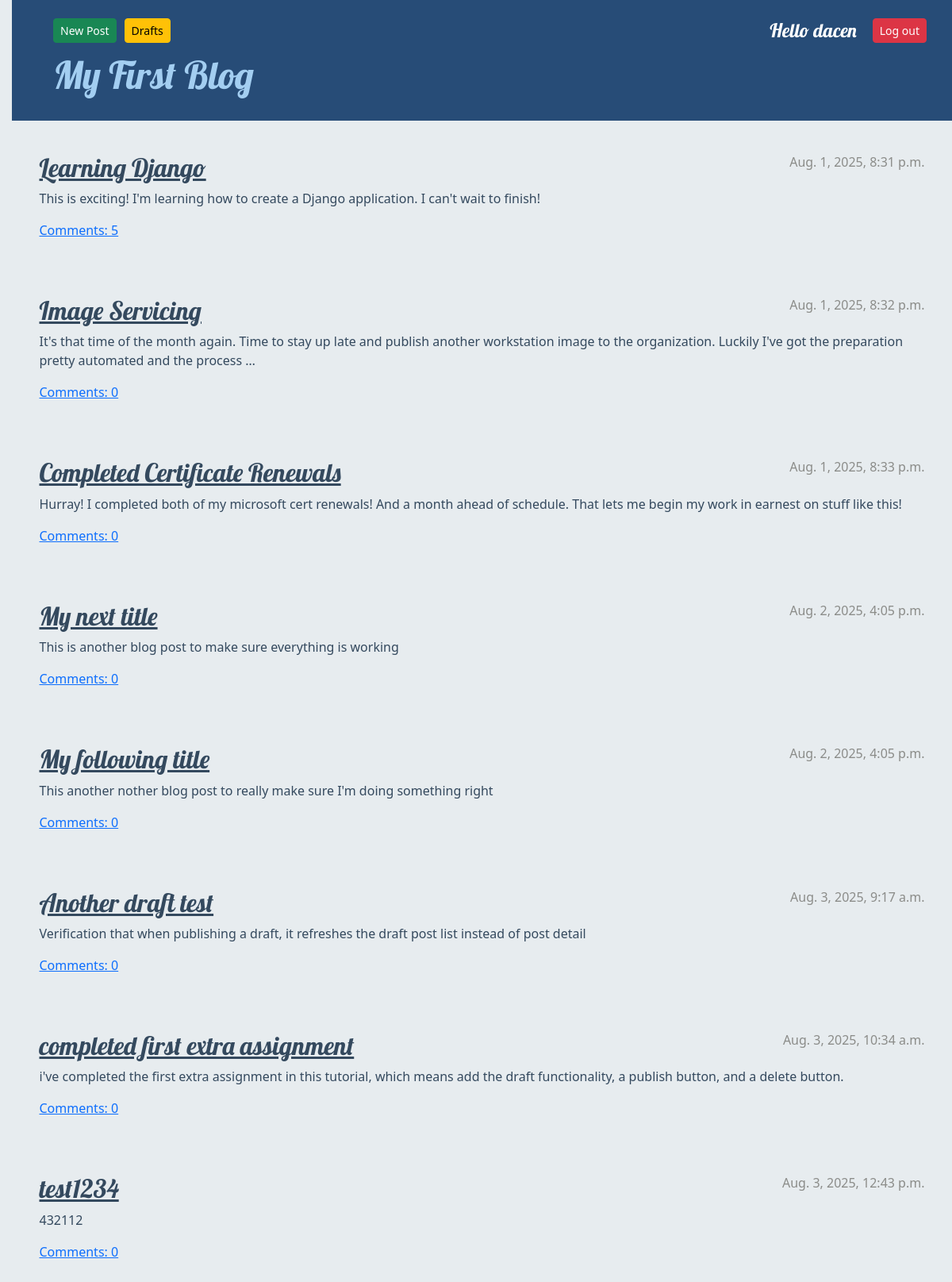
The app's page / (signed in) with its own data.
### blog/models.py (models this page shows, shortened)
class Post(models.Model):
    author = models.ForeignKey(settings.AUTH_USER_MODEL, on_delete=models.CASCADE)
    title = models.CharField(max_length=200)
    text = models.TextField()
    created_date = models.DateTimeField(default=timezone.now)
    published_date = models.DateTimeField(blank=True, null=True)
    def approved_comments(self):
        return self.comments.filter(approved_comment=True)

### blog/views.py (the view)
# urls.py: path('', views.post_list, name='post_list'),
def post_list(request):
    posts = Post.objects.filter(published_date__lte=timezone.now()).order_by('published_date')
    return render(request, 'blog/post_list.html', {'posts': posts})

### blog/templates/blog/post_list.html
{% extends 'blog/base.html' %}
{% block content %}
{% for post in posts %}
<article class="post">
    <time class="date">
        {{ post.published_date }}
    </time>
    <h2><a href="{% url 'post_detail' pk=post.pk %}">{{ post.title }}</a></h2>
    <p>{{ post.text|truncatewords:30 }}</p>
    <a href="{% url 'post_detail' pk=post.pk %}">Comments: {{ post.approved_comments.count }}</a>
</article>
{% empty %}
<p>No posts available.</p>
{% endfor %}
{% endblock %}

### blog/templates/blog/base.html (shortened to what this page needs)
{% load static %}
<!DOCTYPE html>
<html>
<head>
    <link rel="stylesheet" href="https://cdn.jsdelivr.net/npm/bootstrap@5.3.3/dist/css/bootstrap.min.css"
>
    <link rel="stylesheet" type="text/css" href="{% static 'css/blog.css' %}">
</head>
<body>
    <header class="page-header">
        <div class="container">
            <div class="header-content">
                <div class="nav-icons">
                    {% if user.is_authenticated %}
                    <a href="{% url 'post_new' %}" class="btn btn-success btn-sm">
                        New Post
                    </a>
                    <a href="{% url 'post_draft_list' %}" class="btn btn-warning btn-sm">
                        Drafts
                    </a>
                    {% endif %}
                </div>
                <div class="auth-buttons">
                    {% if user.is_authenticated %}
                    <span class="user-greeting">Hello {{ user.username }}</span>
                    <form method="post" action="{% url 'logout' %}" style="display: inline;">
                        <button type="submit" class="btn btn-danger btn-sm"
                            onclick="return confirm('Are you sure you want to log out?')">Log out</button>
                    </form>
                    {% else %}
                    <a href="{% url 'login' %}" class="btn btn-primary btn-sm">Login</a>
                    {% endif %}
                </div>
            </div>
            <h1><a href="/">My First Blog</a></h1>
        </div>
    </header>
    <main class="content container">
        <div class="row">
            <div class="col">
                {% block content %}
                {% endblock %}
            </div>
        </div>
    </main>
</body>
</html>

### blog/static/css/blog.css (style rules this page uses)
h1 a, h2 a { color: #C25100; font-family: 'Lobster', sans-serif; }
body { padding-left: 15px; background-color: #E7ECEF; color: #34495E; }
.page-header { background-color: #274C77; margin-top: 0; margin-bottom: 40px; padding: 20px 20px 20px 40px; }
.header-content { display: flex; justify-content: space-between; align-items: center; margin-bottom: 10px; }
.nav-icons { display: flex; gap: 10px; }
.auth-buttons { display: flex; align-items: center; gap: 10px; }
.auth-buttons .user-greeting { color: #ffffff !important; font-family: 'Lobster', cursive !important; font-size: 18pt !important; }
.user-greeting { color: #ffffff !important; font-family: 'Lobster', cursive !important; font-size: 18pt !important; margin-right: 10px; }
.page-header .user-greeting { color: #A3CEF1; font-family: 'Lobster', cursive; font-size: 18pt; }
.page-header h1, .page-header h1 a, .page-header h1 a:visited, .page-header h1 a:active { color: #A3CEF1; font-size: 36pt; text-decoration: none; }
h1, h2, h3, h4 { font-family: 'Lobster', cursive; }
.date { color: #8B8C89; }
.post { margin-bottom: 70px; }
.post h2 a, .post h2 a:visited { color: #34495E; }
.post>.date, .post>.actions { float: right; }

### records on screen
Post: published_date "Aug. 1, 2025, 8:31 p.m.", title "Learning Django", text "This is exciting! I'm learning how to create a Django application. I can't wait to finish!", approved_comments.count "5"
Post: published_date "Aug. 1, 2025, 8:32 p.m.", title "Image Servicing", text "It's that time of the month again. Time to stay up late and publish another workstation image to the organization. Luckily I've got the preparation pretty automated and the process …", approved_comments.count "0"
Post: published_date "Aug. 1, 2025, 8:33 p.m.", title "Completed Certificate Renewals", text "Hurray! I completed both of my microsoft cert renewals! And a month ahead of schedule. That lets me begin my work in earnest on stuff like this!", approved_comments.count "0"
Post: published_date "Aug. 2, 2025, 4:05 p.m.", title "My next title", text "This is another blog post to make sure everything is working", approved_comments.count "0"
Post: published_date "Aug. 2, 2025, 4:05 p.m.", title "My following title", text "This another nother blog post to really make sure I'm doing something right", approved_comments.count "0"
Post: published_date "Aug. 3, 2025, 9:17 a.m.", title "Another draft test", text "Verification that when publishing a draft, it refreshes the draft post list instead of post detail", approved_comments.count "0"
Post: published_date "Aug. 3, 2025, 10:34 a.m.", title "completed first extra assignment", text "i've completed the first extra assignment in this tutorial, which means add the draft functionality, a publish button, and a delete button.", approved_comments.count "0"
Post: published_date "Aug. 3, 2025, 12:43 p.m.", title "test1234", text "432112", approved_comments.count "0"

### other values on screen
{{ user.username }} "dacen"
